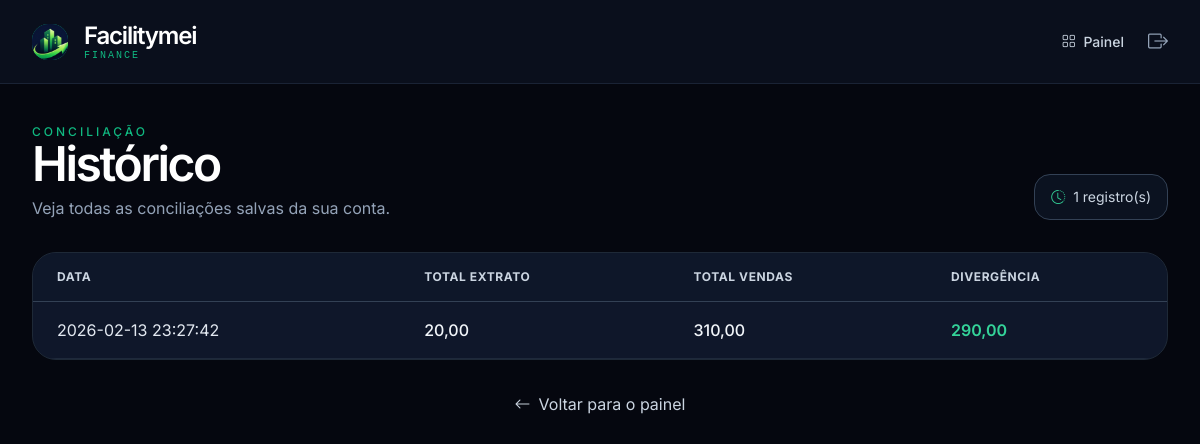
Page /historico (signed in) on the earlier database version.
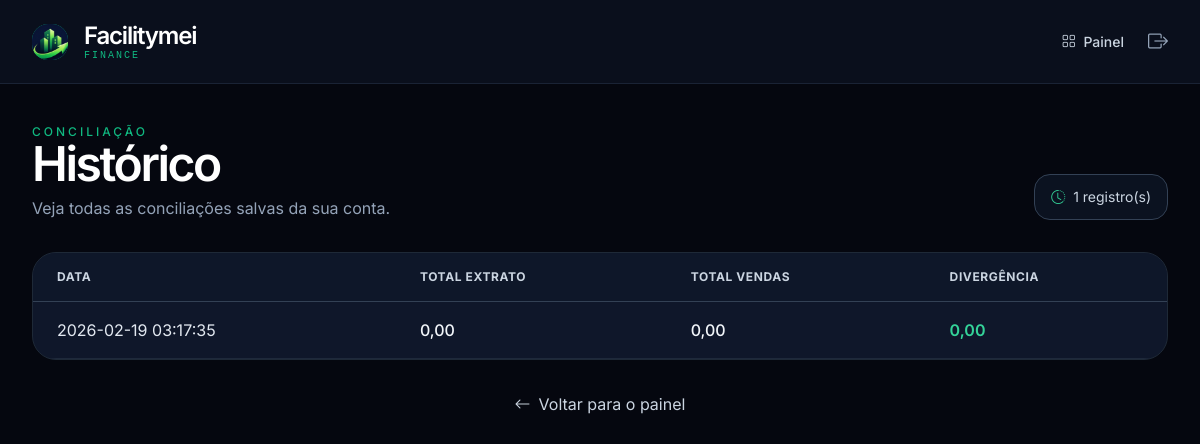
Same page on the later database version.
### tables this page shows
CREATE TABLE conciliacoes
             (id INTEGER PRIMARY KEY, user_id INTEGER, data TEXT, total_extrato REAL, total_vendas REAL, divergencia REAL);

### app.py (the view)
@app.route("/historico")
@login_required
def historico():
    conciliacoes = db_fetchall(
        "SELECT data, total_extrato, total_vendas, divergencia FROM conciliacoes WHERE user_id = ? ORDER BY id DESC",
        (current_user.id,),
    )
    return render_template("historico.html", conciliacoes=conciliacoes)

### app.py (called while the page is built)
def format_br(valor):
    try:
        return f"{valor:,.2f}".replace(",", "X").replace(".", ",").replace("X", ".")
    except Exception:
        return "0,00"

def db_fetchone(query, params=()):
    with DB_LOCK:
        cur = conn.execute(query, params)
        return cur.fetchone()

def db_fetchall(query, params=()):
    with DB_LOCK:
        cur = conn.execute(query, params)
        return cur.fetchall()

@login_manager.user_loader
def load_user(user_id):
    row = db_fetchone("SELECT id, email, is_pro FROM users WHERE id = ?", (user_id,))
    if row:
        return User(row[0], row[1], row[2])
    return None

### templates/historico.html (shortened to what the changed rows need)
<!DOCTYPE html>
<html lang="pt-BR">
<head>
    <script src="https://cdn.tailwindcss.com"></script>
    <link rel="stylesheet" href="https://cdn.jsdelivr.net/npm/bootstrap-icons@1.11.3/font/bootstrap-icons.min.css">
    </head>
<body class="min-h-screen pb-16">
    <main class="max-w-7xl mx-auto px-6 md:px-8 pt-10">
        <div class="flex flex-col md:flex-row md:items-end md:justify-between gap-4 mb-8">
            <div>
                <h1 class="text-4xl md:text-5xl font-semibold tracking-tighter text-white">Histórico</h1>
            </div>
        </div>
        <div class="card rounded-3xl overflow-hidden">
            {% if conciliacoes %}
                <div class="overflow-x-auto">
                    <table class="w-full min-w-[760px]">
                        <thead class="bg-slate-900/70 border-b border-slate-700">
                            <tr class="text-left text-slate-300 text-xs uppercase tracking-wider">
                                <th class="px-6 py-4">Data</th>
                                <th class="px-6 py-4">Total Extrato</th>
                                <th class="px-6 py-4">Total Vendas</th>
                                <th class="px-6 py-4">Divergência</th>
                            </tr>
                        </thead>
                        <tbody>
                            {% for conc in conciliacoes %}
                                <tr class="border-b border-slate-800 hover:bg-slate-800/35 transition-colors">
                                    <td class="px-6 py-4 text-slate-200 whitespace-nowrap">{{ conc[0] }}</td>
                                    <td class="px-6 py-4 text-slate-100 font-medium">{{ conc[1] | default(0) | format_br }}</td>
                                    <td class="px-6 py-4 text-slate-100 font-medium">{{ conc[2] | default(0) | format_br }}</td>
                                    <td class="px-6 py-4 font-semibold {% if conc[3] >= 0 %}text-emerald-400{% else %}text-red-400{% endif %}">
                                        {{ conc[3] | default(0) | format_br }}
                                    </td>
                                </tr>
                            {% endfor %}
                        </tbody>
                    </table>
                </div>
            {% endif %}
        </div>
    </main>
</body>
</html>

Differences in the rows shown:
changed conciliacoes: data "2026-02-13 23:27:42" → "2026-02-19 03:17:35"; total_extrato "20,00" → "0,00"; total_vendas "310,00" → "0,00"; divergencia "290,00" → "0,00"
